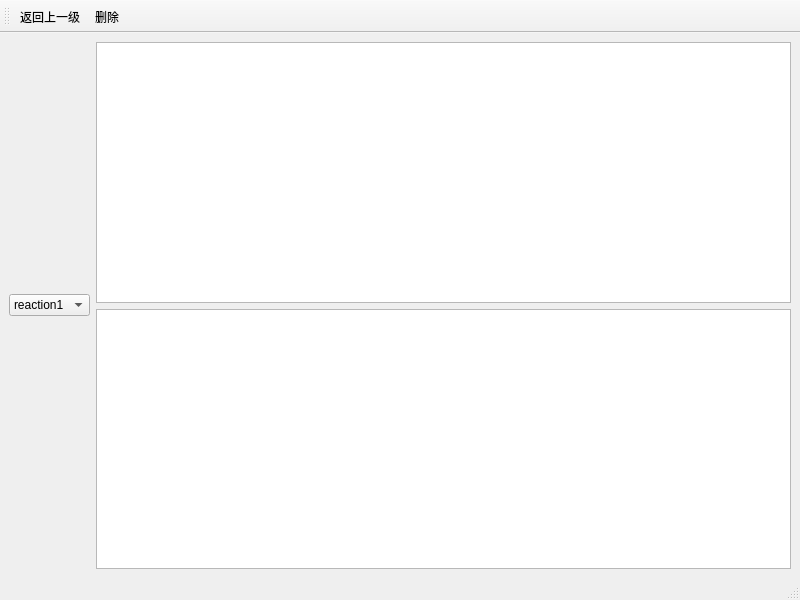
<?xml version="1.0" encoding="UTF-8"?>
<ui version="4.0">
 <class>Search_Windwo</class>
 <widget class="QMainWindow" name="Search_Windwo">
  <property name="geometry">
   <rect>
    <x>0</x>
    <y>0</y>
    <width>800</width>
    <height>600</height>
   </rect>
  </property>
  <property name="windowTitle">
   <string>MainWindow</string>
  </property>
  <widget class="QWidget" name="centralwidget">
   <layout class="QGridLayout" name="gridLayout">
    <item row="0" column="0">
     <layout class="QHBoxLayout" name="horizontalLayout">
      <item>
       <widget class="QComboBox" name="comboBox">
        <item>
         <property name="text">
          <string>reaction1</string>
         </property>
        </item>
        <item>
         <property name="text">
          <string>reaction2</string>
         </property>
        </item>
        <item>
         <property name="text">
          <string>reaction3</string>
         </property>
        </item>
       </widget>
      </item>
      <item>
       <layout class="QVBoxLayout" name="verticalLayout">
        <item>
         <widget class="QTableWidget" name="tableWidget"/>
        </item>
        <item>
         <widget class="QChartView" name="chartView"/>
        </item>
       </layout>
      </item>
     </layout>
    </item>
   </layout>
  </widget>
  <widget class="QStatusBar" name="statusbar"/>
  <widget class="QToolBar" name="toolBar">
   <property name="windowTitle">
    <string>toolBar</string>
   </property>
   <attribute name="toolBarArea">
    <enum>TopToolBarArea</enum>
   </attribute>
   <attribute name="toolBarBreak">
    <bool>false</bool>
   </attribute>
   <addaction name="action_return_level"/>
   <addaction name="action_del"/>
  </widget>
  <action name="action_return_level">
   <property name="text">
    <string>返回上一级</string>
   </property>
  </action>
  <action name="action_del">
   <property name="text">
    <string>删除</string>
   </property>
  </action>
 </widget>
 <customwidgets>
  <customwidget>
   <class>QChartView</class>
   <extends>QGraphicsView</extends>
   <header location="global">qchartview.h</header>
  </customwidget>
 </customwidgets>
 <resources/>
 <connections/>
</ui>
